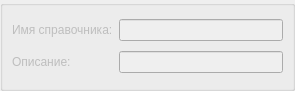
<?xml version="1.0" encoding="UTF-8"?>
<ui version="4.0">
 <class>RefWidget</class>
 <widget class="QWidget" name="RefWidget">
  <property name="geometry">
   <rect>
    <x>0</x>
    <y>0</y>
    <width>295</width>
    <height>91</height>
   </rect>
  </property>
  <property name="windowTitle">
   <string>Form</string>
  </property>
  <layout class="QVBoxLayout" name="verticalLayout">
   <property name="spacing">
    <number>5</number>
   </property>
   <property name="leftMargin">
    <number>0</number>
   </property>
   <property name="topMargin">
    <number>0</number>
   </property>
   <property name="rightMargin">
    <number>0</number>
   </property>
   <property name="bottomMargin">
    <number>0</number>
   </property>
   <item>
    <widget class="QGroupBox" name="groupBox">
     <property name="enabled">
      <bool>false</bool>
     </property>
     <property name="title">
      <string/>
     </property>
     <layout class="QGridLayout" name="gridLayout">
      <item row="0" column="1">
       <widget class="QLineEdit" name="lineEditName">
        <property name="maxLength">
         <number>256</number>
        </property>
       </widget>
      </item>
      <item row="1" column="1">
       <widget class="QLineEdit" name="lineEditDesc">
        <property name="maxLength">
         <number>256</number>
        </property>
       </widget>
      </item>
      <item row="1" column="0">
       <widget class="QLabel" name="labelDesc">
        <property name="text">
         <string>Описание:</string>
        </property>
       </widget>
      </item>
      <item row="0" column="0">
       <widget class="QLabel" name="labelName">
        <property name="text">
         <string>Имя справочника:</string>
        </property>
       </widget>
      </item>
     </layout>
    </widget>
   </item>
  </layout>
 </widget>
 <resources/>
 <connections/>
</ui>
